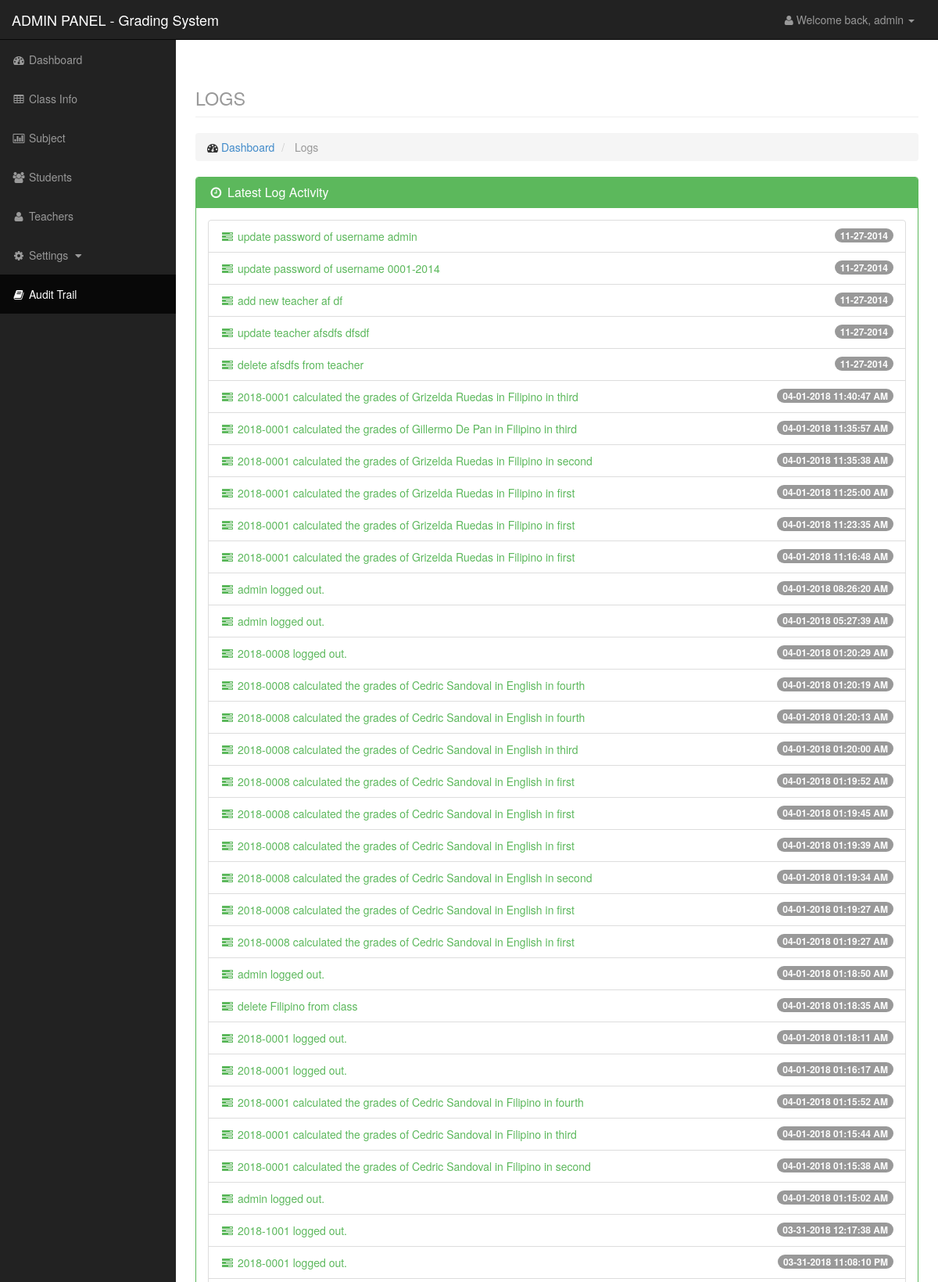
Page /admin/logs.php (signed in, upper part) on the committed database.
### tables this page shows
CREATE TABLE IF NOT EXISTS `log` (
  `id` int(11) NOT NULL AUTO_INCREMENT,
  `date` varchar(50) NOT NULL,
  `activity` varchar(100) NOT NULL,
  PRIMARY KEY (`id`)
);

### admin/logs.php (the view)
<?php
    include('include/header.php');
    include('include/sidebar.php');
?>
<div id="page-wrapper">
    <div class="container-fluid">
        <div class="row">
            <div class="col-lg-12">
                <h1 class="page-header">
                   <small>LOGS</small>
                </h1>
                <ol class="breadcrumb">
                    <li>
                        <i class="fa fa-dashboard"></i> <a href="index.php">Dashboard</a>
                    </li>
                    <li class="active">
                        Logs
                    </li>
                </ol>
            </div>
        </div>
        <div class="row">
             <div class="col-lg-12">
                <div class="panel panel-green">
                    <div class="panel-heading">
                        <h3 class="panel-title"><i class="fa fa-clock-o fa-fw"></i> Latest Log Activity</h3>
                    </div>
                    <div class="panel-body">
                        <div class="list-group">
                            <?php $r = mysql_query("select * from log order by date desc limit 0,100");?>
                            <?php while($row = mysql_fetch_array($r)): ?>
                            <a href="#" class="list-group-item">
                                <span class="badge"><?php echo $row['date']?></span>
                                <i class="fa fa-fw fa-tasks"></i> <?php echo $row['activity']?>
                            </a>
                            <?php endwhile; ?>
                        </div>
                    </div>
                </div>
            </div>
        </div>
    </div>
</div>
<?php include('include/footer.php');

### css/sb-admin.css (style rules this page uses)
body { margin-top: 100px; background-color: #222; }
@media (min-width:768px) { body { margin-top: 50px; } }
#page-wrapper { width: 100%; padding: 0; background-color: #fff; }
@media (min-width:768px) { #page-wrapper { padding: 10px; } }
.panel-green { border-color: #5cb85c; }
.panel-green .panel-heading { border-color: #5cb85c; color: #fff; background-color: #5cb85c; }
.panel-green a { color: #5cb85c; }

### rows in the picture
log: date "11-27-2014", activity "update password of username admin"
log: date "11-27-2014", activity "update password of username 0001-2014"
log: date "11-27-2014", activity "add new teacher af df"
log: date "11-27-2014", activity "update teacher afsdfs dfsdf"
log: date "11-27-2014", activity "delete afsdfs from teacher"
log: date "04-01-2018 11:40:47 AM", activity "2018-0001 calculated the grades of Grizelda Ruedas in Filipino in third"
log: date "04-01-2018 11:35:57 AM", activity "2018-0001 calculated the grades of Gillermo De Pan in Filipino in third"
log: date "04-01-2018 11:35:38 AM", activity "2018-0001 calculated the grades of Grizelda Ruedas in Filipino in second"
log: date "04-01-2018 11:25:00 AM", activity "2018-0001 calculated the grades of Grizelda Ruedas in Filipino in first"
log: date "04-01-2018 11:23:35 AM", activity "2018-0001 calculated the grades of Grizelda Ruedas in Filipino in first"
log: date "04-01-2018 11:16:48 AM", activity "2018-0001 calculated the grades of Grizelda Ruedas in Filipino in first"
log: date "04-01-2018 08:26:20 AM", activity "admin logged out."
log: date "04-01-2018 05:27:39 AM", activity "admin logged out."
log: date "04-01-2018 01:20:29 AM", activity "2018-0008 logged out."
log: date "04-01-2018 01:20:19 AM", activity "2018-0008 calculated the grades of Cedric Sandoval in English in fourth"
log: date "04-01-2018 01:20:13 AM", activity "2018-0008 calculated the grades of Cedric Sandoval in English in fourth"
log: date "04-01-2018 01:20:00 AM", activity "2018-0008 calculated the grades of Cedric Sandoval in English in third"
log: date "04-01-2018 01:19:52 AM", activity "2018-0008 calculated the grades of Cedric Sandoval in English in first"
log: date "04-01-2018 01:19:45 AM", activity "2018-0008 calculated the grades of Cedric Sandoval in English in first"
log: date "04-01-2018 01:19:39 AM", activity "2018-0008 calculated the grades of Cedric Sandoval in English in first"
log: date "04-01-2018 01:19:34 AM", activity "2018-0008 calculated the grades of Cedric Sandoval in English in second"
log: date "04-01-2018 01:19:27 AM", activity "2018-0008 calculated the grades of Cedric Sandoval in English in first"
log: date "04-01-2018 01:19:27 AM", activity "2018-0008 calculated the grades of Cedric Sandoval in English in first"
log: date "04-01-2018 01:18:50 AM", activity "admin logged out."
log: date "04-01-2018 01:18:35 AM", activity "delete Filipino from class"
log: date "04-01-2018 01:18:11 AM", activity "2018-0001 logged out."
log: date "04-01-2018 01:16:17 AM", activity "2018-0001 logged out."
log: date "04-01-2018 01:15:52 AM", activity "2018-0001 calculated the grades of Cedric Sandoval in Filipino in fourth"
log: date "04-01-2018 01:15:44 AM", activity "2018-0001 calculated the grades of Cedric Sandoval in Filipino in third"
log: date "04-01-2018 01:15:38 AM", activity "2018-0001 calculated the grades of Cedric Sandoval in Filipino in second"
log: date "04-01-2018 01:15:02 AM", activity "admin logged out."
log: date "03-31-2018 12:17:38 AM", activity "2018-1001 logged out."
log: date "03-31-2018 11:08:10 PM", activity "2018-0001 logged out."

### other values in the picture
$_SESSION['level'] "admin"
